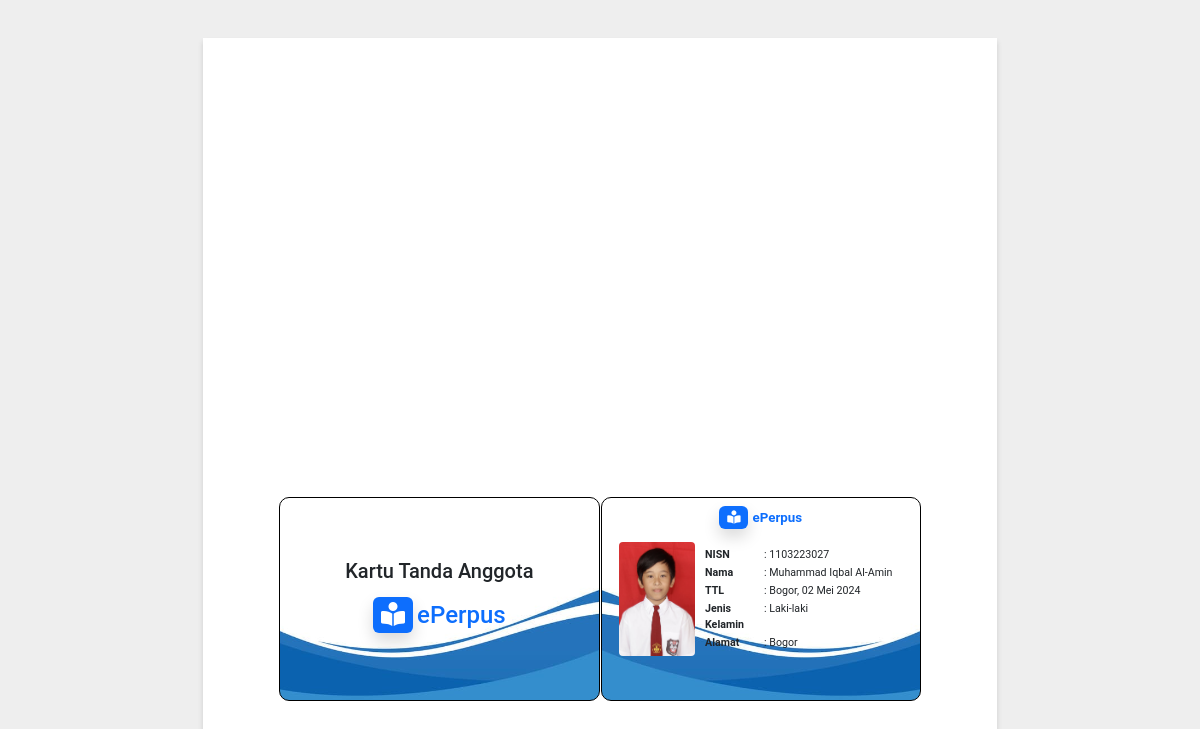
The page /AnggotaSection/Kartu/kartu.php?nisn=1103223027 on the database its author committed.
### tables this page shows
CREATE TABLE `tbl_siswa` (
  `nisn` varchar(25) NOT NULL,
  `nama` varchar(255) NOT NULL,
  `tempat_lahir` varchar(50) NOT NULL,
  `tanggal_lahir` date NOT NULL,
  `jenis_kelamin` varchar(25) NOT NULL,
  `alamat` text NOT NULL,
  `foto` varchar(25) NOT NULL
);

### AnggotaSection/Kartu/kartu.php (the view, shortened to what this page needs)
<?php
include '../../koneksi.php';
$nisn = $_GET['nisn'];
$query = "SELECT * FROM tbl_siswa WHERE nisn = '$nisn'";
$sql = mysqli_query($conn, $query);
$result = mysqli_fetch_assoc($sql);
?>
<!DOCTYPE html>
<html lang="id">
<head>
    <link rel="stylesheet" href="https://cdn.jsdelivr.net/npm/bootstrap@5.3.3/dist/css/bootstrap.min.css">
    <link rel="stylesheet" href="https://cdnjs.cloudflare.com/ajax/libs/font-awesome/6.5.2/css/all.min.css">
    <link rel="stylesheet" type="text/css" href="sheets-of-paper-a4.css">
</head>
<body class="document">
    <div class="card-container page">
        <div class="card front">
            <h5>Kartu Tanda Anggota</h5>
            <h4 style="margin: 10px"><span class="bg-primary text-white rounded shadow px-2 py-1 me-1"><i class="fa-solid fa-book-open-reader"></i></span><span class="text-primary">ePerpus</span></h4>
        </div>
        <div class="card back">
            <div class="title"><span class="bg-primary text-white rounded shadow px-2 py-1 me-1"><i
                        class="fa-solid fa-book-open-reader"></i></span><span class="text-primary">ePerpus</span></div>
            <div class="content">
                <div class="photo">
                    <img src="../../Image/FotoSiswa/<?php echo $result['foto'] ?>" alt="Foto Siswa">
                </div>
                <div class="details">
                    <div class="detail-item">
                        <div class="label">NISN</div>
                        <div class="value">: <?php echo $result['nisn'] ?></div>
                    </div>
                    <div class="detail-item">
                        <div class="label">Nama</div>
                        <div class="value">: <?php echo $result['nama'] ?></div>
                    </div>
                    <div class="detail-item">
                        <div class="label">TTL</div>
                        <div class="value">: <?php echo $result['tempat_lahir'] ?>, <?php
                           $date = new DateTime($result['tanggal_lahir']);
                           $bulan = array(
                               'Januari',
                               'Februari',
                               'Maret',
                               'April',
                               'Mei',
                               'Juni',
                               'Juli',
                               'Agustus',
                               'September',
                               'Oktober',
                               'November',
                               'Desember'
                           );
                           $tanggal = $date->format('d');
                           $bulanIndo = $bulan[(int) $date->format('m') - 1];
                           $tahun = $date->format('Y');
                           echo "$tanggal $bulanIndo $tahun";
                           ?></div>
                    </div>
                    <div class="detail-item">
                        <div class="label">Jenis Kelamin</div>
                        <div class="value">: <?php echo $result['jenis_kelamin'] ?></div>
                    </div>
                    <div class="detail-item">
                        <div class="label">Alamat</div>
                        <div class="value">: <?php echo $result['alamat'] ?></div>
                    </div>
                </div>
            </div>
        </div>
    </div>
</body>
</html>

### AnggotaSection/Kartu/sheets-of-paper-a4.css (style rules this page uses)
.page { width: 21cm; min-height: 29.7cm; padding-left: 2cm; padding-top: 2cm; padding-right: 2cm; padding-bottom: 2cm; }

### AnggotaSection/Kartu/sheets-of-paper.css (style rules this page uses)
html, body { margin: 0; padding: 0; font-family: "Roboto", -apple-system, "San Francisco", "Segoe UI", "Helvetica Neue", sans-serif; font-size: 12pt; background-color: #eee; }
* { box-sizing: border-box; -moz-box-sizing: border-box; }
.page { margin: 1cm auto; background: #fff; box-shadow: 0 4px 5px rgba(75, 75, 75, 0.2); outline: 0; }
h1, h2, h3, h4, h5, h6 { page-break-after: avoid; }

### AnggotaSection/Kartu/kartu.php (style rules this page uses)
.card-container { display: flex; align-items: center; }
.card { width: 86mm; height: 54mm; border: 1px solid #000; border-radius: 10px; box-sizing: border-box; margin: 0.5px; position: relative; display: flex; align-items: center; justify-content: center; }
.front { background-image: url('kartu-bg.jpg'); background-size: cover; background-position: center; }
.back { background-image: url('kartu-invert-bg.jpg'); background-size: cover; background-position: center; }
.title { position: absolute; top: 10px; width: 100%; font-size: 10pt; text-align: center; font-weight: bold; }
.content { display: flex; width: 100%; align-items: center; justify-content: center; }
.photo { display: flex; justify-content: center; align-items: center; }
.photo img { width: 20mm; height: 30mm; border-radius: 4px; }
.details { width: 65%; padding-left: 10px; }
.details .detail-item { display: flex; font-size: 8pt; margin: 2px 0; }
.details .detail-item .label { width: 30%; font-weight: bold; }
.details .detail-item .value { width: 70%; }

### rows shown on the page
tbl_siswa: foto (picture), nisn "1103223027", nama "Muhammad Iqbal Al-Amin", tempat_lahir "Bogor", tanggal_lahir "02", tanggal_lahir "Mei", tanggal_lahir "2024", jenis_kelamin "Laki-laki", alamat "Bogor"
